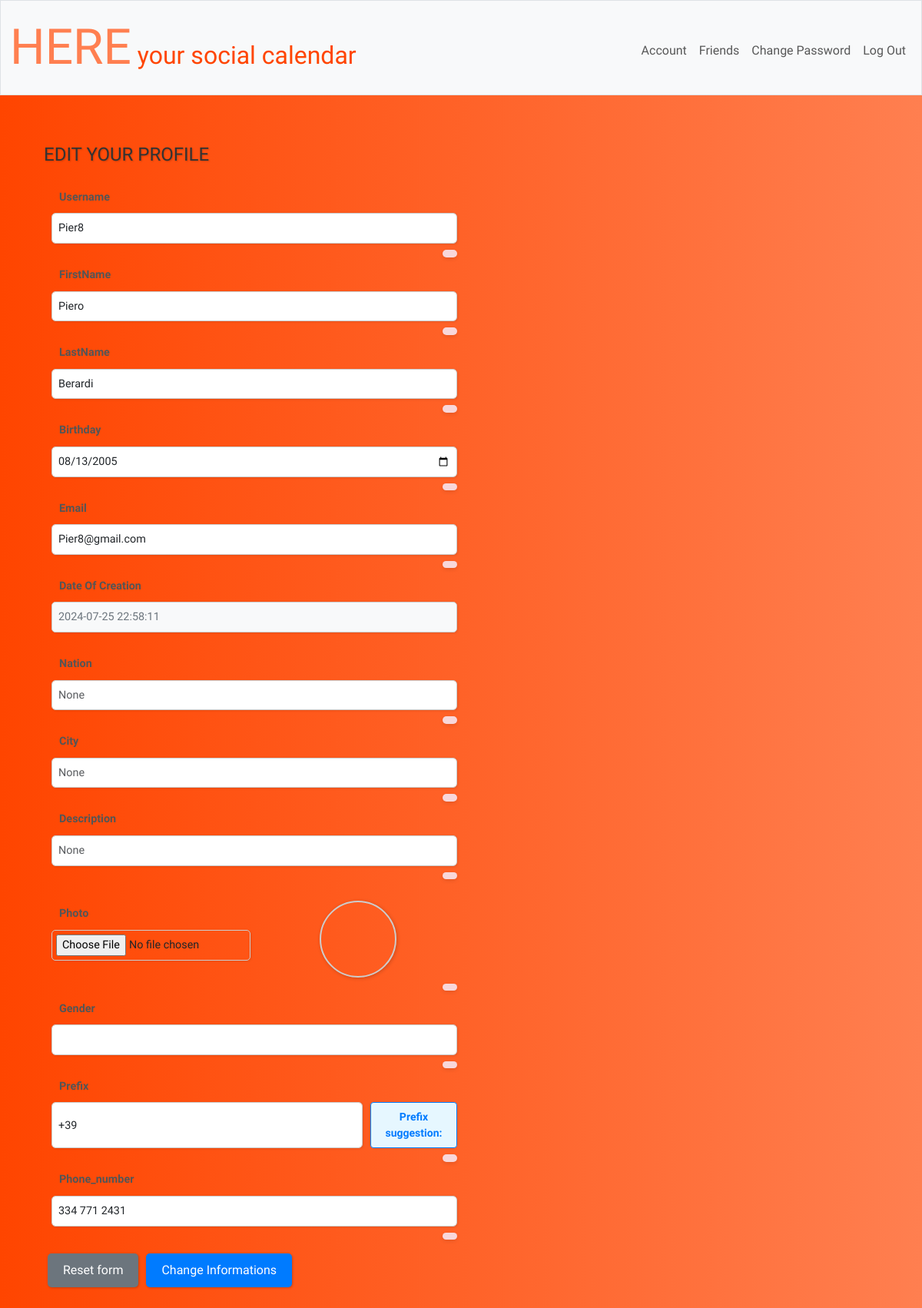
Page /change_informations (signed in) on the committed database.
### tables this page shows
CREATE TABLE user (
    id INTEGER PRIMARY KEY,
    username TEXT NOT NULL UNIQUE,
    FirstName TEXT,
    LastName TEXT,
    birthday DATE,
    email TEXT NOT NULL UNIQUE,
    hash TEXT,
    conn_token VARCHAR(255),
    timestamp DATETIME DEFAULT CURRENT_TIMESTAMP
);

### app.py (the view, shortened to what this page needs)
@app.route("/change_informations", methods=["GET", "POST"])
@login_required
def informations():
    if request.method == "GET":
        informations = dict(db.execute("SELECT * FROM user WHERE id = ?", session["user_id"])[0])
        optional_informations = dict(db.execute("SELECT * FROM user_optional WHERE id = ?", session["user_id"])[0])
        phone_string = optional_informations["number"]
        if phone_string != None:
            del optional_informations["number"]
            optional_informations["prefix"], optional_informations["phone_number"] = split_phonenumber(phone_string)
        else:
            del optional_informations["number"]
            optional_informations["prefix"] = None
            optional_informations["phone_number"] = None
        print(optional_informations.get('gender', 0))
        return render_template("informations.html", informations=informations.items(), optional_informations=optional_informations.items(), gender=optional_informations.get('gender'))

### helpers.py (called while the page is built)
def login_required(f):
    @wraps(f)
    def decorated_function(*args, **kwargs):
        if session.get("user_id") is None:
            return redirect("/login")
        return f(*args, **kwargs)
    return decorated_function

def split_phonenumber(phonenumber):
        sectors = phonenumber.split()
        split_index = len(sectors) - 3
        prefix = ' '.join(sectors[:split_index])
        phone_number = ' '.join(sectors[split_index:])
        return prefix, phone_number

### templates/informations.html (shortened to what this page needs)
{% extends "root.html" %}
{% block main %}
    <div class="form-container">
        <h1>EDIT YOUR PROFILE</h1>
        <form action="/change_informations" method="post" enctype="multipart/form-data" style="display: contents">
            {% for key, value in informations %}
                {% if key != 'hash' and key != 'id' and key != 'conn_token' and key != 'timestamp' and key != 'birthday' %}
                    <div class="form-group">
                        <div class="input-container">
                            <label for="{{ key }}">{{ key }}</label>
                            <input type="text" name="{{ key }}" id="{{ key }}" class="form-control {{ key }}" value="{{ value }}">
                        </div>
                        <div class="{{ key }} error error-message"></div>
                    </div>
                {% elif key == 'timestamp' %}
                    <div class="form-group">
                        <div class="input-container">
                            <label>Date of Creation</label>
                            <input type="text" class="date-of-creation" value="{{ value }}" readonly>
                        </div>
                    </div>
                {% elif key == 'birthday' %}
                    <div class="form-group">
                        <div class="input-container">
                            <label for="{{ key }}">{{ key }}</label>
                            <input type="date" name="{{ key }}" id="{{ key }}" class="form-control {{ key }}" value="{{ value }}">
                        </div>
                        <div class="{{ key }} error error-message"></div>
                    </div>
                {% endif %}
            {% endfor %}
            {% for key, value in optional_informations %}
                {% if key != 'id' and key != 'username' %}
                    <div class="form-group">
                        {% if key == 'photo' %}
                            <div class="input-container">
                                <label for="{{ key }}">{{ key | capitalize }}</label>
                                <input name="photo" id="newphoto_file" type="file" accept="image/*" class="form-control-file">
                            </div>
                            <div class="photo-preview-container">
                                <img id="PhotoPreview" class="photo-preview" />
                            </div>
                            <div class="{{ key }} error error-message"></div>
                        {% elif key == 'gender' %}
                            <div class="input-container">
                                <label for="{{ key }}">{{ key | capitalize }}</label>
                                <select id="gender" name="gender" class="form-control">
                                </select>
                            </div>
                            <div id="error_NG" class="error error-message"></div>
                        {% elif key == 'nation' %}
                            <div class="input-container">
                                <label for="{{ key }}">{{ key | capitalize }}</label>
                                <input type="text" name="nation" value="{{ value }}" id="nation" list="myDatalist" class="form-control">
                            </div>
                            <div id="error_NN" class="error error-message"></div>
                        {% elif key == 'city' %}
                            <div class="input-container">
                                <label for="{{ key }}">{{ key | capitalize }}</label>
                                <input type="text" name="city" value="{{ value }}" id="city" list="myDatalist2" class="form-control">
                            </div>
                            <div id="error_NC" class="error error-message"></div>
                        {%elif key == 'prefix'%}
                            <div class="input-container">
                                <label for="{{ key }}">{{ key | capitalize }}</label>
                                <div id="prefixContainer" style="display: flex; flex-direction: row">
                                    <input type="text" id="{{ key }}" name="{{ key }}" value="{{ value }}" class="form-control">
                                    <div id="prefixBox" class="{{ key }}Info"></div>
                                </div>
                            </div>
                            <div class="{{ key }} error error-message"></div>
                        {% else %}
                            <div class="input-container">
                                <label for="{{ key }}">{{ key | capitalize }}</label>
                                <input type="text" id="{{ key }}" name="{{ key }}" value="{{ value }}" class="form-control">
                            </div>
                            <div class="{{ key }} error error-message"></div>
                        {% endif %}
                    </div>
                {% endif %}
            {% endfor %}
            <div class="form-actions">
                <button type="reset" id="resetButton" class="btn btn-secondary" onclick="remove_errors()">Reset form</button>
                <input type="submit" id="submit_changes" class="btn btn-primary" value="Change Informations">
            </div>
        </form>
    </div>
{% endblock %}

### static/css/styles.css (style rules this page uses)
body { font-family: "Archivo Black"; background: linear-gradient(to right, #FF4500, #FF7F50); }
.btn { color: black; margin: 5px; background-color: white; }
.form-container { display: flex; flex-direction: column; align-items: flex-start; margin: 5px; width: 100%; }
.form-group { display: flex; flex-direction: row; align-items: center; margin-bottom: 1.0rem; width: 50%; position: relative; }
.input-container { flex: 1; display: flex; flex-direction: column; position: relative; }
.form-control { padding: 0.5rem; border-radius: 5px; border: 1px solid #ccc; transition: border-color 0.3s ease; width: 100%; }
.error-message { position: absolute; right: 0; top: 100%; transform: translateY(5px); background-color: #f8d7da; color: #721c24; padding: 0.3rem 0.6rem; border-radius: 5px; font-size: 0.875rem; box-shadow: 0 2px 5px rgba(0, 0, 0, 0.1); width: auto; }
.photo-preview-container { flex: 1; margin-left: 10px; display: flex; align-items: center; justify-content: center; }
.photo-preview { width: 100px; height: 100px; margin-top: 20px; object-fit: cover; border-radius: 50%; border: 2px solid #ccc; box-shadow: 0 2px 5px rgba(0, 0, 0, 0.2); transition: transform 0.3s ease, box-shadow 0.3s ease; }
.btn { display: block; }
.form-control { padding: 0.5rem; border-radius: 5px; border: 1px solid #ccc; transition: border-color 0.3s ease; }
#prefixBox { display: inline-block; padding: 8px 12px; background-color: #e6f7ff; color: #007bff; border: 1px solid #007bff; border-radius: 4px; font-weight: bold; font-size: 14px; margin-left: 10px; }
.btn-primary { background-color: #007bff; color: white; }
.btn-secondary { background-color: #6c757d; color: white; }
.error-message { color: #dc3545; font-size: 12px; margin-top: 2px; }

### templates/informations.html (style rules this page uses)
.form-container { width: 100%; padding: 10px; overflow: hidden; }
h1 { float: left; text-align: left; font-size: 1.5rem; margin-bottom: 10px; width: 100%; color: #333; text-shadow: 1px 1px 2px rgba(0, 0, 0, 0.2); }
.form-group { float: left; width: calc(50% - 20px); margin: 10px 10px; position: relative; }
label { text-align: left; font-size: 0.9rem; font-weight: bold; margin: 10px; color: #555; display: inline-block; text-transform: capitalize; }
.form-control, .form-control-file { padding: 8px; font-size: 0.9rem; border-radius: 5px; border: 1px solid #ccc; width: 100%; box-sizing: border-box; transition: all 0.3s ease; box-shadow: 1px 1px 3px rgba(0, 0, 0, 0.1); }
.form-control-file { padding: 5px; }
.date-of-creation { padding: 8px; font-size: 0.9rem; border-radius: 5px; background-color: #f8f9fa; border: 1px solid #ccc; color: #6c757d; width: 100%; box-shadow: 1px 1px 3px rgba(0, 0, 0, 0.1); text-align: left; box-sizing: border-box; }
input[list] { position: relative; }
#PhotoPreview { width: 100px; height: 100px; object-fit: cover; border-radius: 50%; margin-top: 25px; box-shadow: 1px 1px 5px rgba(0, 0, 0, 0.2); }
.form-actions { display: flex; float: left; width: 100%; margin-top: 20px; }
.btn { padding: 10px 20px; font-size: 1rem; border-radius: 5px; border: none; cursor: pointer; transition: all 0.3s ease; box-shadow: 1px 1px 3px rgba(0, 0, 0, 0.2); }
.btn-primary { background-color: #007bff; color: white; }
.btn-secondary { background-color: #6c757d; color: white; }
.error { color: red; font-size: 0.8rem; margin-top: 3px; }

### rows in the picture
user: key "Username", username "Pier8", key "FirstName", FirstName "Piero", key "LastName", LastName "Berardi", key "Birthday", birthday "08/13/2005", key "Email", email "Pier8@gmail.com", timestamp "2024-07-25 22:58:11"

### other values in the picture
{{ key | capitalize }} "Nation"
{{ key | capitalize }} "City"
{{ key | capitalize }} "Description" "Phone_number"
{{ key | capitalize }} "Photo"
{{ key | capitalize }} "Gender"
{{ key | capitalize }} "Prefix"
